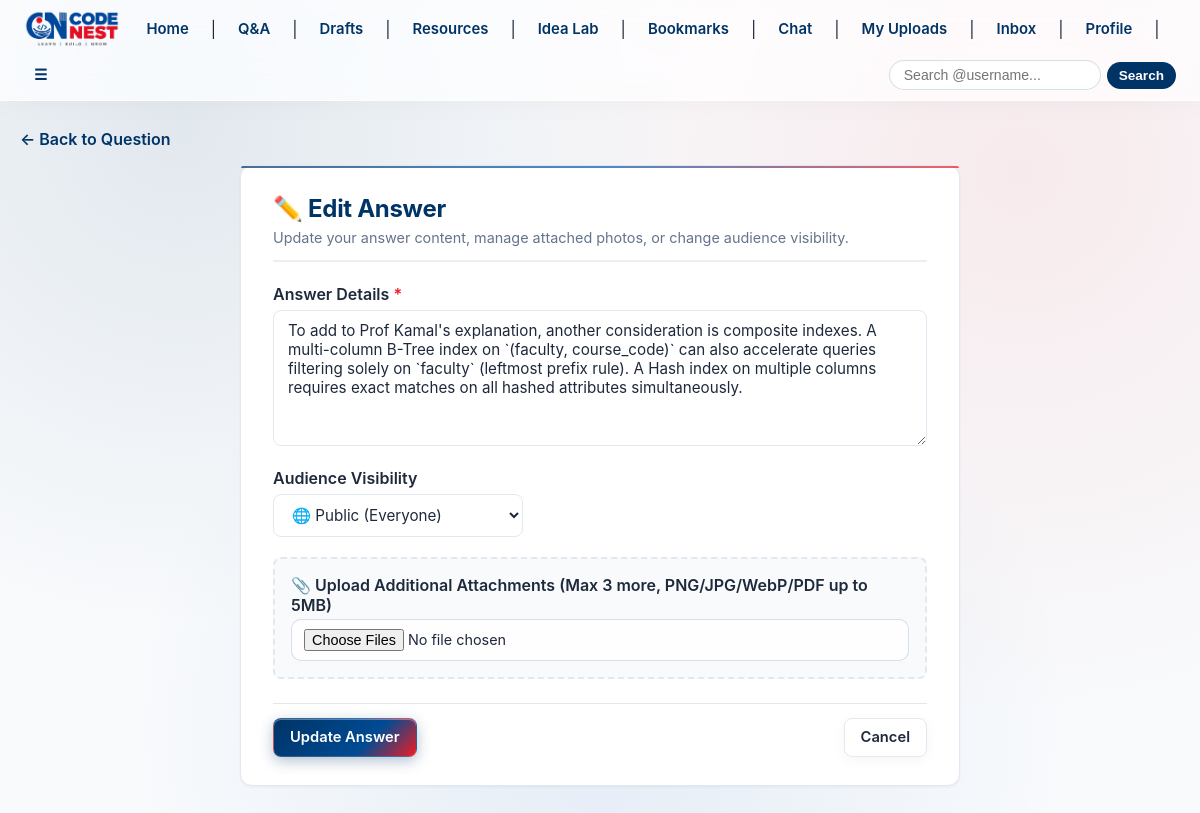
The app's page /qa/answer/2/edit (signed in) with its own data.
### models.py (models this page shows, shortened)
class Answer(db.Model):
    __tablename__ = 'answers'
    id = db.Column(db.Integer, primary_key=True)
    content = db.Column(db.Text, nullable=False)
    is_best_answer = db.Column(db.Boolean, default=False)
    visibility = db.Column(db.String(20), default='public', nullable=False)  # 'public', 'friends'
    question_id = db.Column(db.Integer, db.ForeignKey('questions.id', name='fk_answers_question_id'), nullable=False)
    author_id = db.Column(db.Integer, db.ForeignKey('users.id', name='fk_answers_author_id'), nullable=False)
    parent_answer_id = db.Column(db.Integer, db.ForeignKey('answers.id', name='fk_answers_parent_answer_id'), nullable=True)
    created_at = db.Column(db.DateTime, default=lambda: datetime.now(timezone.utc))
    author = db.relationship('User', backref=db.backref('answers', lazy=True))
    question = db.relationship('Question', foreign_keys=[question_id], back_populates='answers')
    parent_answer = db.relationship('Answer', remote_side=[id], backref=db.backref('replies', lazy=True, cascade='all, delete-orphan'))
    best_marks = db.relationship('AnswerBestMark', backref='answer', lazy=True, cascade='all, delete-orphan')
    attachments = db.relationship(
        'QAAttachment',
        foreign_keys='QAAttachment.answer_id',
        back_populates='answer',
        cascade='all, delete-orphan',
        lazy=True
    )

### app.py (the view, shortened to what this page needs)
@app.route('/qa/answer/<int:answer_id>/edit', methods=['GET', 'POST'])
@login_required
def edit_answer(answer_id):
    answer = db.session.get(Answer, answer_id)
    if not answer:
        flash('Answer not found.', 'danger')
        return redirect(url_for('qa_list'))
    if answer.author_id != current_user.id and not current_user.is_admin():
        flash('You can only edit your own answers.', 'danger')
        return redirect(url_for('qa_detail', question_id=answer.question_id))
    form = AnswerForm(obj=answer)
    return render_template('qa/edit_answer.html', form=form, answer=answer)

### forms.py
class AnswerForm(FlaskForm):
    content = TextAreaField('Your Answer', validators=[DataRequired(), Length(min=2), NoProfanity()])
    visibility = SelectField('Visibility Audience', choices=POST_VISIBILITY_CHOICES, default='public', validators=[DataRequired()])
    screenshots = MultipleFileField('Attachments (Optional, max 3, up to 5MB each, PNG/JPG/WebP/PDF)')
    submit = SubmitField('Submit Answer')

### app.py (called while the page is built, shortened)
@login_manager.user_loader
def load_user(user_id):
    return db.session.get(User, int(user_id))

@app.context_processor
def inject_global_vars():
    return {
        'app_name': 'CodeNest',
        'current_year': datetime.now(timezone.utc).year
    }

@app.context_processor
def inject_global_vars():
    return dict(app_name="Codenest")

@app.before_request
def check_account_restrictions():
    if current_user.is_authenticated:
        try:
            db.session.refresh(current_user)
        except Exception:
            pass
        is_restricted = False
        message = ""
        if current_user.is_banned:
            is_restricted = True
            message = "This account has been permanently banned from CodeNest."
        else:
            is_susp, susp_date, susp_reason = current_user.get_suspension_status()
            if is_susp:
                is_restricted = True
                date_str = susp_date.strftime('%Y-%m-%d %H:%M UTC') if hasattr(susp_date, 'strftime') else str(susp_date)
                reason_str = f" Reason: {susp_reason}" if susp_reason else ""
                message = f"Your account is temporarily suspended until {date_str}.{reason_str}"

@app.after_request
def set_security_cache_headers(response):
    content_type = response.headers.get('Content-Type', '')
    if 'text/html' in content_type or current_user.is_authenticated:
        response.headers['Cache-Control'] = 'no-store, no-cache, must-revalidate, post-check=0, pre-check=0, max-age=0'
        response.headers['Pragma'] = 'no-cache'
        response.headers['Expires'] = '-1'
    return response

### models.py (called while the page is built, shortened)
    def is_suspended(self):
        return False

    def get_suspension_status(self):
        if self.is_suspended():
            return True, self.suspended_until, self.suspension_reason
        return False, None, None

    @property
    def unread_warnings_count(self):
        return sum(1 for w in self.warnings_received if not w.is_read)

    @property
    def unread_notifications_count(self):
        return Notification.query.filter_by(user_id=self.id, is_read=False).count()

### templates/qa/edit_answer.html (shortened to what this page needs)
{% extends "base.html" %}
{% block content %}
<div class="qa-container">
<div style="margin-bottom: 16px;">
    <a href="{{ url_for('qa_detail', question_id=answer.question_id) }}" style="color: var(--primary-blue); font-weight: 600; display: inline-flex; align-items: center; gap: 4px; text-decoration: none;">
        &larr; Back to Question
    </a>
</div>
<div class="qa-card" style="max-width: 720px; margin: 0 auto; padding: 28px 32px;">
    <div style="border-bottom: 2px solid var(--primary-blue-subtle); padding-bottom: 14px; margin-bottom: 22px;">
        <h2 style="margin: 0; color: var(--primary-blue); font-size: 1.5rem;">✏️ Edit Answer</h2>
        <p style="margin: 6px 0 0 0; color: var(--text-muted); font-size: 0.9rem;">
            Update your answer content, manage attached photos, or change audience visibility.
        </p>
    </div>
    <form method="POST" action="{{ url_for('edit_answer', answer_id=answer.id) }}" enctype="multipart/form-data" id="edit-answer-form">
        <div style="margin-bottom: 18px;">
            <label style="display: block; font-weight: 600; margin-bottom: 6px; color: var(--text-color);">
                Answer Details <span style="color: var(--primary-red);">*</span>
            </label>
            {{ form.content(rows=6, style="width: 100%;") }}
        </div>
        <div style="margin-bottom: 20px; max-width: 250px;">
            <label style="display: block; font-weight: 600; margin-bottom: 6px; color: var(--text-color);">
                Audience Visibility
            </label>
            {{ form.visibility(style="width: 100%;") }}
        </div>
        {% if answer.attachments|length < 3 %}
            <div style="margin-bottom: 24px; padding: 16px; border: 2px dashed var(--border-color); border-radius: 8px; background: var(--bg-color);">
                <label style="display: block; font-weight: 600; color: var(--text-color); margin-bottom: 4px;">
                    📎 Upload Additional Attachments (Max {{ 3 - answer.attachments|length }} more, PNG/JPG/WebP/PDF up to 5MB)
                </label>
                {{ form.screenshots(style="font-size: 0.9rem; color: var(--text-color); width: 100%;") }}
            </div>
        {% endif %}
        <div style="display: flex; gap: 10px; align-items: center; padding-top: 14px; border-top: 1px solid var(--border-color);">
            {{ form.submit(value="Update Answer", class="btn btn-primary") }}
            <a href="{{ url_for('qa_detail', question_id=answer.question_id) }}" class="btn btn-secondary" style="margin-left: auto;">
                Cancel
            </a>
        </div>
    </form>
</div>
</div>
{% endblock %}

### templates/base.html (style rules this page uses)
* { box-sizing: border-box; }
body { font-family: -apple-system, BlinkMacSystemFont, "Segoe UI", Roboto, "Helvetica Neue", Arial, sans-serif; margin: 0; padding: 0; color: #0f172a; background: radial-gradient(circle at 15% 15%, rgba(0, 51, 102, 0.09) 0%, transparent 40%), radial-gradient(circle at 85% 20%, rgba(237, 28, 36, 0.07) 0%, transparent 45%), radial-gradient(circle at 50% 85%, rgba(0, 79, 182, 0.08) 0%, transparent 50%), #f6f8fc; background-attachment: fixed; min-height: 100vh; }
.content-wrap h2 { color: #003366; letter-spacing: -0.3px; }
.content-wrap :where(input, select, textarea) { padding: 9px 12px; border: 1px solid rgba(0,51,102,0.15); border-radius: 10px; background: rgba(255,255,255,0.8); font: inherit; color: inherit; }
.content-wrap :where(button, input[type="submit"]) { padding: 10px 18px; border: 0; border-radius: 12px; background: linear-gradient(135deg,#003366,#004FB6); color: #fff; font-weight: 700; cursor: pointer; transition: transform .2s ease, box-shadow .2s ease; }
.btn-primary { background: linear-gradient(135deg,#003366,#004FB6); color: #fff; box-shadow: 0 6px 20px rgba(0,51,102,0.28); }
.btn-secondary { background: rgba(255,255,255,0.75); color: #003366; border: 1px solid rgba(255,255,255,0.9); box-shadow: 0 4px 14px rgba(0,0,0,0.04); }

### templates/qa/_qa_styles.html (style rules this page uses)
:root { --primary-blue: #003366; --primary-blue-hover: #002244; --primary-blue-subtle: rgba(0, 51, 102, 0.08); --primary-red: #ED1C24; --primary-red-hover: #C9141B; --primary-red-subtle: rgba(237, 28, 36, 0.08); --brand-gradient: linear-gradient(135deg, #003366 0%, #004b93 65%, #ED1C24 100%); --brand-gradient-hover: linear-gradient(135deg, #004080 0%, #005bb3 60%, #ff2b34 100%); --brand-accent-line: linear-gradient(90deg, #003366 0%, #0056b3 50%, #ED1C24 100%); --text-color: #1e293b; --text-muted: #64748b; --bg-color: #f8fafc; --surface-card: #ffffff; --surface-glass: rgba(255, 255, 255, 0.82); --border-color: #e2e8f0; --border-card: #e2e8f0; --shadow-sm: 0 1px 3px rgba(0, 0, 0, 0.05); --shadow-md: 0 4px 14px -2px rgba(0, 51, 102, 0.1), 0 2px 6px -1px rgba(237, 28, 36, 0.05); --shadow-lg: 0 14px 30px -4px rgba(0, 51, 102, 0.15), 0 4px 12px -2px rgba(237, 28, 36, 0.08); --code-bg: #0f172a; --code-text: #e2e8f0; --code-border: #334155; }
html, body { background-color: var(--bg-color); color: var(--text-color); transition: background-color 0.25s ease, color 0.25s ease; }
.qa-container { color: var(--text-color); transition: background-color 0.3s ease, color 0.3s ease; padding: 4px 0 24px 0; min-height: 80vh; }
.qa-container input[type="text"], .qa-container input[type="password"], .qa-container input[type="email"], .qa-container input[type="search"], .qa-container select, .qa-container textarea, .qa-card input[type="text"], .qa-card select, .qa-card textarea, .qa-filter-bar input[type="text"], .qa-filter-bar select { box-sizing: border-box; padding: 10px 14px; border: 1px solid var(--border-color); border-radius: 8px; background-color: var(--surface-card); color: var(--text-color); font-size: 0.95rem; font-family: inherit; outline: none; backdrop-filter: blur(8px); -webkit-backdrop-filter: blur(8px); transition: all 0.2s ease; }
.btn { display: inline-flex; align-items: center; justify-content: center; gap: 6px; padding: 8px 16px; border-radius: 8px; font-size: 0.92rem; font-weight: 600; text-decoration: none; cursor: pointer; border: 1px solid transparent; transition: all 0.2s ease; line-height: 1.4; font-family: inherit; }
.btn-primary { background: var(--brand-gradient) !important; color: #ffffff !important; border: 1px solid rgba(255, 255, 255, 0.2) !important; box-shadow: 0 4px 14px rgba(0, 51, 102, 0.3), inset 0 1px 0 rgba(255, 255, 255, 0.35) !important; }
.btn-secondary { background: var(--surface-glass) !important; color: var(--text-color) !important; border: 1px solid var(--border-color) !important; backdrop-filter: blur(10px) !important; -webkit-backdrop-filter: blur(10px) !important; }
.qa-card, .qa-answer-card { background-color: var(--surface-card); backdrop-filter: blur(16px); -webkit-backdrop-filter: blur(16px); border: 1px solid var(--border-card); border-radius: 12px; padding: 22px 26px; box-shadow: var(--shadow-sm); transition: all 0.25s ease; position: relative; }
.qa-card::before, .qa-answer-card::before { content: ''; position: absolute; top: 0; left: 0; right: 0; height: 2px; background: var(--brand-accent-line); opacity: 0.7; border-radius: 12px 12px 0 0; }

### records on screen
Answer: content "To add to Prof Kamal's explanation, another consideration is composite indexes. A multi-column B-Tree index on `(faculty, course_code)` can also accelerate queries filtering solely on `faculty` (leftmost prefix rule). A Hash index on multiple columns requires exact matches on all hashed attributes simultaneously.", visibility "🌐 Public (Everyone)"

### other values on screen
{{ 3 - answer.attachments|length }} "3"
